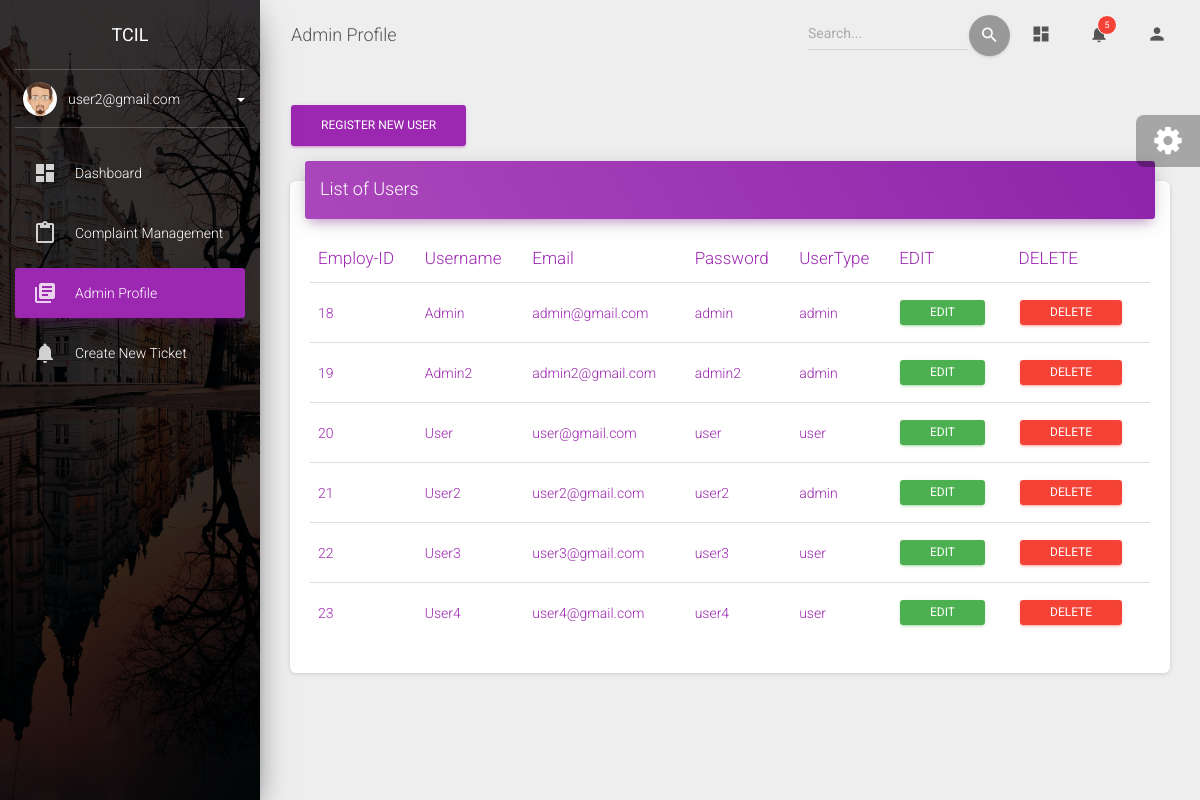
The app's page /register.php (signed in) with its own data.
### tables this page shows
CREATE TABLE IF NOT EXISTS `register` (
  `e_id` int(11) NOT NULL AUTO_INCREMENT,
  `username` varchar(50) NOT NULL,
  `email` varchar(50) NOT NULL,
  `password` varchar(50) NOT NULL,
  `usertype` varchar(20) NOT NULL,
  PRIMARY KEY (`e_id`)
);

### register.php (the view, shortened to what this page needs)
<?php
include('includes/header.php');
include('security.php');
?>
<div class="sidebar" data-color="purple" data-background-color="black" data-image="assets/img/sidebar-2.jpg">
      <div class="logo"><a href="https://www.tcil.net.in/" class="simple-text logo-normal">
TCIL
        </a></div>
      <div class="sidebar-wrapper">
      <div class="user">
          <div class="photo">
            <img  src="./assets/img/faces/images.jpeg">
          </div>
          <div class="user-info">
            <a data-toggle="collapse" href="#collapseExample" class="username collapsed" aria-expanded="false">
              <span>
              <?php
          echo $_SESSION['username'];
          ?>
                <b class="caret"></b>
              </span>
            </a>
          </div>
        </div>
        <ul class="nav">
          <li class="nav-item">
            <a class="nav-link" href="./index.php">
              <i class="material-icons">dashboard</i>
              <p>Dashboard</p>
            </a>
          </li>
          <li class="nav-item">
            <a class="nav-link" href="./tables.php">
              <i class="material-icons">content_paste</i>
              <p>Complaint Management</p>
            </a>
          </li>
          <li class="nav-item active">
            <a class="nav-link" href="./register.php">
              <i class="material-icons">library_books</i>
              <p>Admin Profile</p>
            </a>
          </li>
          <li class="nav-item ">
            <a class="nav-link" href="./newcomplaints.php">
              <i class="material-icons">notifications</i>
              <p>Create New Ticket</p>
            </a>
          </li>
        </ul>
      </div>
      </div>
<div class="main-panel">
<?php
include('includes/searchbarstart.php');
?>
<a class="navbar-brand" href="javascript:void(0)">Admin Profile</a>
<?php
        include('includes/searchbarend.php');
?>
      <div class="content">
        <div class="container-fluid">
          <div class="row">
            <div class="col-xl-3 col-lg-6 col-md-6 col-sm-6">
                <button type="button" class="btn btn-primary" data-toggle="modal" data-target="#addadminprofile">
                    Register New User
                </button>
            </div>
          </div>
        <div class="card">
        <div class="card-header card-header-primary">
                  <h4 class="card-title ">List of Users</h4>
                </div>
          <div class="card-body">
            <div class="table-responsive">
             <?php
                $query = "SELECT * FROM register ORDER BY e_id ";
                $query_run = mysqli_query($connection, $query);
             ?>
                <table class="table" id="dataTable" width="100%">
                    <thead class=" text-primary">
                        <tr>
                            <th> Employ-ID </th>
                            <th> Username </th>
                            <th>Email </th>
                            <th>Password</th>
                            <th>UserType</th>
                            <th>EDIT</th>
                            <th>DELETE</th>
                        </tr>
                    </thead>
                    <tbody>
                        <?php
                        if(mysqli_num_rows($query_run) > 0)
                        {
                            while($row = mysqli_fetch_assoc($query_run))
                            {
                        ?>
                            <tr class=" text-primary">
                                <td><?php  echo $row['e_id']; ?></td>
                                <td><?php  echo $row['username']; ?></td>
                                <td><?php  echo $row['email']; ?></td>
                                <td><?php  echo $row['password']; ?></td>
                                <td><?php  echo $row['usertype']; ?></td>
                                <td>
                                    <form action="register_edit.php" method="POST">
                                        <button style="height:25px; padding-top:0px; padding-bottom:0px;" type="submit" class="btn btn-success" name="edit_btn"> EDIT</button>
                                    </form>
                                </td>
                                <td>
                                    <form action="code.php" method="POST">
                                        <button style="height:25px; padding-top:0px; padding-bottom:0px;" type="submit" name="delete_btn" class="btn btn-danger"> DELETE</button>
                                    </form>
                                </td>
                            </tr>
                        <?php
                            }
                        }
                        else {
                            echo "No Record Found";
                        }
                        ?>
                    </tbody>
                </table>
            </div>
          </div>
        </div>
        </div>
      </div>
</div>
<?php
include('includes/settings.php');
?>

### includes/header.php (shortened to what this page needs)
<!DOCTYPE html>
<html lang="en">
<?php
$themeStyleSheet = 'assets/css/light/material-dashboard.css?v=2.1.2';
?>
<head>
  <link rel="stylesheet" href="https://maxcdn.bootstrapcdn.com/font-awesome/latest/css/font-awesome.min.css">
  <link href="<?php echo $themeStyleSheet; ?>" rel="stylesheet" id="theme-link" />
  <link href="assets/css/dark/custom.css" rel="stylesheet" id="theme-link" />
</head>
<body class="dark-edition">
  <div class="wrapper ">

### includes/searchbarstart.php
<nav class="navbar navbar-expand-lg navbar-transparent navbar-absolute fixed-top " id="navigation-example">
        <div class="container-fluid">
          <div class="navbar-wrapper">

### includes/searchbarend.php (shortened to what this page needs)
</div>
      <div class="collapse navbar-collapse justify-content-end">
        <form class="navbar-form">
          <div class="input-group no-border">
            <input type="text" value="" class="form-control" placeholder="Search...">
            <button type="submit" class="btn btn-default btn-round btn-just-icon">
              <i class="material-icons">search</i>
              <div class="ripple-container"></div>
            </button>
          </div>
        </form>
        <ul class="navbar-nav">
          <li class="nav-item">
            <a class="nav-link" href="javascript:void(0)">
              <i class="material-icons">dashboard</i>
            </a>
          </li>
          <li class="nav-item dropdown">
            <a class="nav-link" href="javscript:void(0)" id="navbarDropdownMenuLink" data-toggle="dropdown"
              aria-haspopup="true" aria-expanded="false">
              <i class="material-icons">notifications</i>
              <span class="notification">5</span>
            </a>
          </li>
          <li class="nav-item dropdown">
            <a class="nav-link" href="javascript:void(0)" id="navbarDropdownLogoutLink" data-toggle="dropdown"
              aria-haspopup="true" aria-expanded="false">
              <i class="material-icons">person</i>
            </a>
          </li>
        </ul>
      </div>
    </div>
  </nav>

### includes/settings.php (shortened to what this page needs)
<div class="fixed-plugin">
  <div class="dropdown show-dropdown">
    <a href="#" data-toggle="dropdown">
      <i class="fa fa-cog fa-2x"> </i>
    </a>
  </div>
</div>

### assets/css/dark/custom.css (style rules this page uses)
.sidebar .user .photo { width: 34px; height: 34px; overflow: hidden; float: left; position: relative; top: -8px; z-index: 5; margin-right: 11px; border-radius: 50%; margin-left: 23px; box-shadow: 0 16px 38px -12px rgb(0 0 0 / 56%), 0 4px 25px 0 rgb(0 0 0 / 12%), 0 8px 10px -5px rgb(0 0 0 / 20%); }
.sidebar .user { padding-bottom: 20px; margin: 20px auto 0; position: relative; }
.sidebar .user:after { content: ""; position: absolute; bottom: 0; right: 15px; height: 1px; width: calc(100% - 30px); background-color: hsla(0,0%,71%,.3); }
.sidebar .user .user-info>a { display: block; line-height: 18px; font-size: 14px; }
.animation-transition-fast-in, .caret, .sidebar a { transition: all .15s ease-in; }
.sidebar .user .user-info .caret { position: absolute; top: 8px; right: 15px; }
.sidebar .user .user-info>a>span { display: block; position: relative; opacity: 1; }
.dark-edition .sidebar[data-background-color="black"] .nav li:not(.active) a, .dark-edition .sidebar[data-background-color="black"] .nav li:not(.active) .dropdown-menu a { color: #fff !important; }
.sidebar .user .photo img { width: 100%; }

### records on screen
register: e_id "18", username "Admin", email "admin@gmail.com", password "admin", usertype "admin"
register: e_id "19", username "Admin2", email "admin2@gmail.com", password "admin2", usertype "admin"
register: e_id "20", username "User", email "user@gmail.com", password "user", usertype "user"
register: e_id "21", username "User2", email "user2@gmail.com", password "user2", usertype "admin"
register: e_id "22", username "User3", email "user3@gmail.com", password "user3", usertype "user"
register: e_id "23", username "User4", email "user4@gmail.com", password "user4", usertype "user"

### other values on screen
$_SESSION['username'] "user2@gmail.com"
